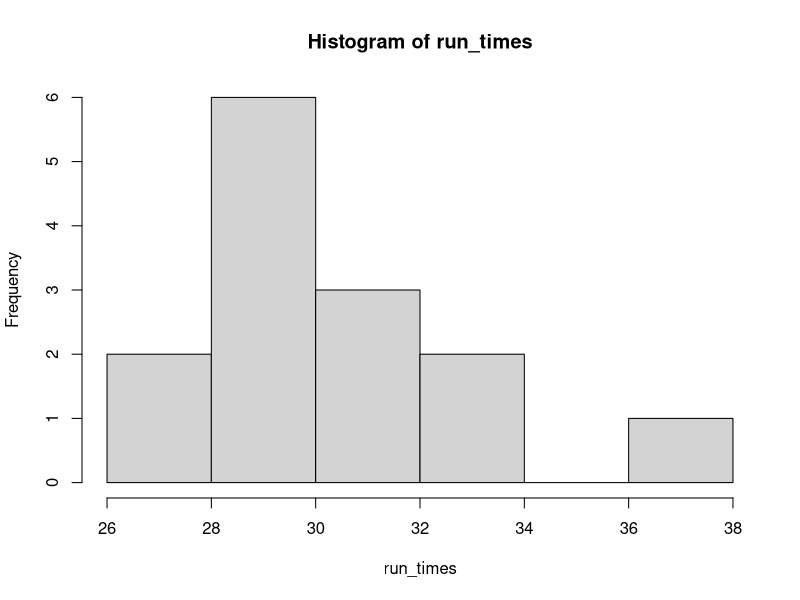
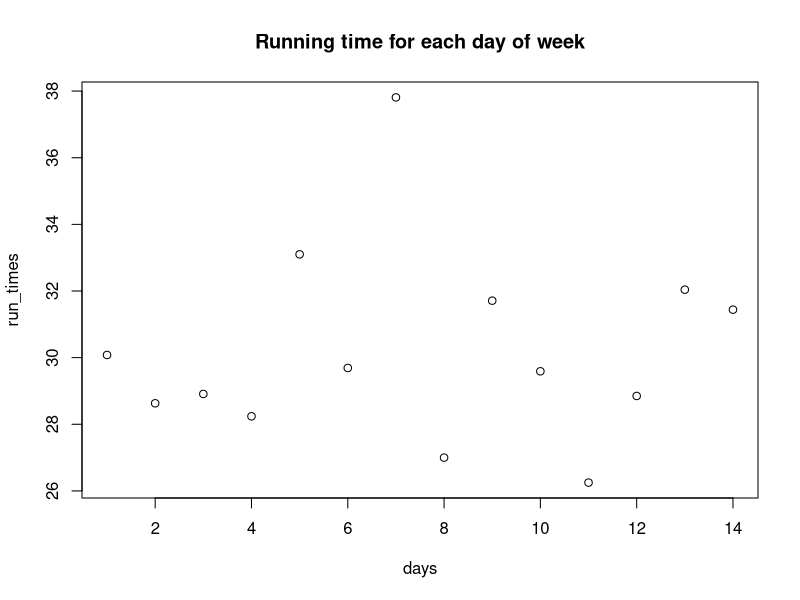
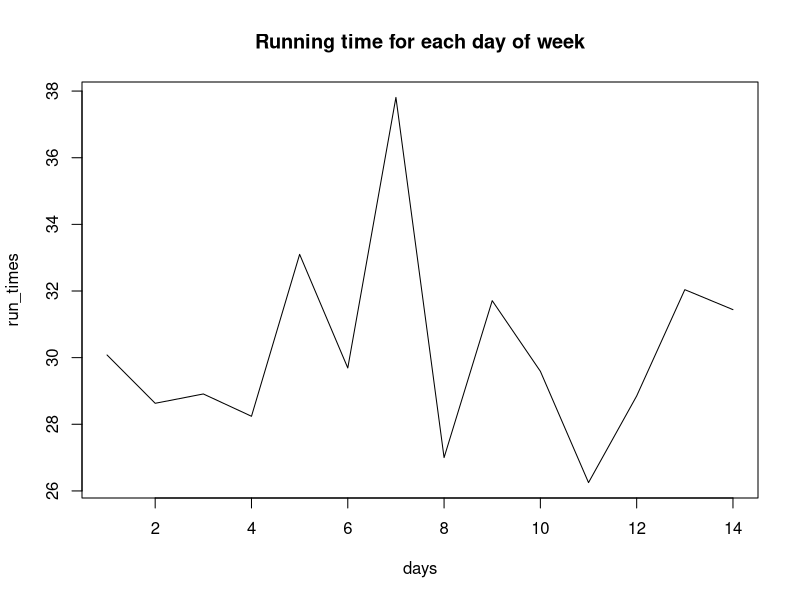

Recreate these plots in R, in order. (Note: this script raises an error after producing the figures.)
## ---- chunk 1
vect1 <- c(1,6,19,4,9)
vect1
## ---- chunk 2
x <- 30
vect2 <- c(vect1, 22, 7, x)
vect2
## ---- chunk 3
vect3 <- 5:10
vect3
## ---- chunk 4
vect3/5
## ---- chunk 5
# your code here


## ---- chunk 6
# running times (mins)
run_times <- c(31, 50, 15, 19, 23, 34, 9)
# mean running time
aveRun <- mean(run_times)
aveRun
# tidy up result
aveRun <- round(aveRun, digits = 2)
aveRun
## ---- chunk 7
# your code here


## ---- chunk 8
run_times <- c(30.08, 28.63, 28.91, 28.24, 33.10, 29.69, 37.81,
               27.00, 31.71, 29.59, 26.25, 28.85, 32.04, 31.44)
hist(run_times)
## ---- chunk 9
days <- 1:14

plot(x = days, y = run_times,
     main = "Running time for each day of week")
## ---- chunk 10
plot(x = days, y = run_times,
     main = "Running time for each day of week",
     type = "l")
## ---- chunk 11
coursework_grades <- c(58, 68, 75, 75, 62, 62, 68, 55, 58, 62, 75, 58, 72, 65, 65, 41, 81, 69)
exam_grades <- c(80, 68, 63, 54, 42, 51, 41, 67, 53, 72, 69, 53, 70, 68, 51, 55, 72, 68)

# your code here


## ---- chunk 12
someNumbers <- c(4, 26, 11, 15, 18, 9, 3, 1)
# indexing the 6th element
someNumbers[6]
## ---- chunk 13
someNumbers[1:4]
## ---- chunk 14
someNumbers[-5:-7]
## ---- chunk 15
someNumbers[c(1,5,8)]
## ---- chunk 16
# vector with n coffee per day for two weeks
coffee <- c(3, 5, 4, 2, 3, 1, 1, 6, 2, 3, 2, 4, 2, 1)

# weeks
week_one <- coffee[1:7]
week_two <- coffee[8:15]

# your code here


## ---- chunk 17
someNumbers <- c(4, 26, 11, 15, 18, 9, 3, 1)
someNumbers
# Change one item
someNumbers[8] <- 50
someNumbers
# Change multiple
someNumbers[1:3] <- c(19, 20, 21)
someNumbers
## ---- chunk 18
family_names <- c("Andrew", "Sam (Mum)", "Jules (Dad)", "Ash", "Robin")
family_heights <- c(1.95, 5.09, 1.65, 1.91, 186)
family_weights <- c(94, 9.135, 9.6075, 89, 81)

# your code here


## ---- chunk 19
commute <- c(41, 33, 44, 52, 36, 39)
# enter your code here

## ---- chunk 20
# print career ratio
careerGoalRatio

# which season had the worst goal ratio
season[which.max(goalRatio)]

# combine age band ratios to a vector
ageGoalRatio <- c(round(mean(teenageGoalRatio), digits = 2), 
              round(mean(twentiesGoalRatio), digits = 2),
              round(mean(thirtiesGoalRatio), digits = 2))

# add in appearance, goal and season data
appearances <- c(9,25,36,40,51,53,55,60,50,46,57,49,52,54,50,44)
goals <- c(1,8,17,16,38,47,53,73,60,41,58,41,54,45,51,31)
season <- c(2004,2005,2006,2007,2008,2009,2010,2011,2012,
            2013,2014,2015,2016,2017,2018,2019)

# which season had the best goal ratio
season[which.min(goalRatio)]

# goal ratio per age band (teenager, 20's, 30's)
teenageGoalRatio <- goalRatio[1:3]
twentiesGoalRatio <- goalRatio[4:13]
thirtiesGoalRatio <- goalRatio[14:16]

# summary results
summary(goalRatio)
summary(ageGoalRatio)

# how many years playing to reach best goal ratio
season[which.min(goalRatio)] - season[1]

# work out appearance to goal ratio per season and total career ratio
goalRatio <- round(appearances/goals, digits = 2)
careerGoalRatio <- round(sum(appearances)/sum(goals), digits = 2)
